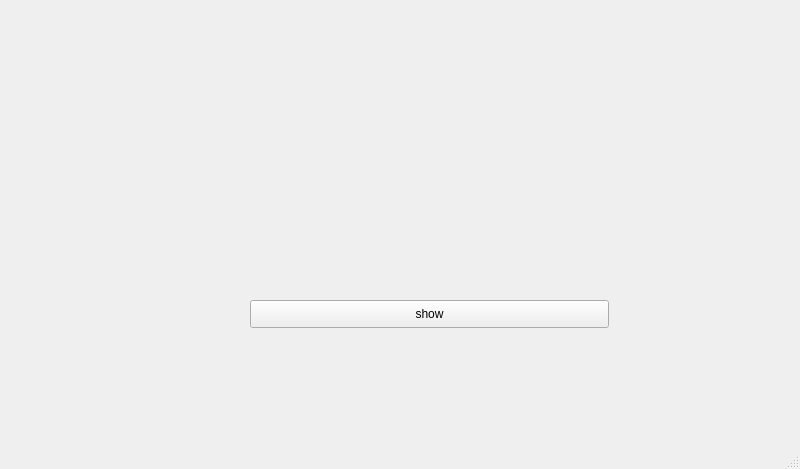
<?xml version="1.0" encoding="UTF-8"?>
<ui version="4.0">
 <class>MainWindow</class>
 <widget class="QMainWindow" name="MainWindow">
  <property name="geometry">
   <rect>
    <x>0</x>
    <y>0</y>
    <width>800</width>
    <height>469</height>
   </rect>
  </property>
  <property name="windowTitle">
   <string>MainWindow</string>
  </property>
  <widget class="QWidget" name="centralwidget">
   <widget class="QLabel" name="label">
    <property name="geometry">
     <rect>
      <x>0</x>
      <y>0</y>
      <width>861</width>
      <height>441</height>
     </rect>
    </property>
    <property name="text">
     <string/>
    </property>
    <property name="pixmap">
     <pixmap>кот.jpg</pixmap>
    </property>
   </widget>
   <widget class="QPushButton" name="pb">
    <property name="geometry">
     <rect>
      <x>250</x>
      <y>300</y>
      <width>359</width>
      <height>28</height>
     </rect>
    </property>
    <property name="text">
     <string>show</string>
    </property>
   </widget>
  </widget>
  <widget class="QMenuBar" name="menubar">
   <property name="geometry">
    <rect>
     <x>0</x>
     <y>0</y>
     <width>800</width>
     <height>26</height>
    </rect>
   </property>
  </widget>
  <widget class="QStatusBar" name="statusbar"/>
 </widget>
 <resources/>
 <connections/>
</ui>
